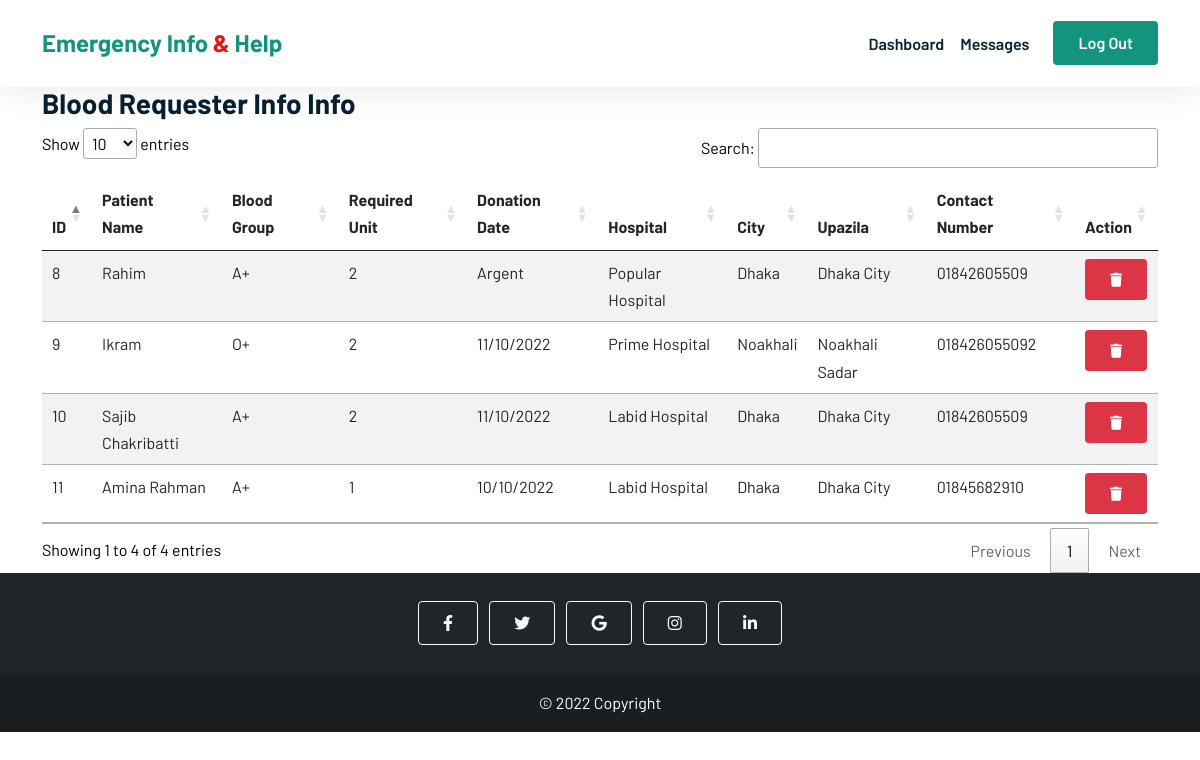
Screenshot of /admin/blood_request_info.php (signed in) with the database file from the repository.
### tables this page shows
CREATE TABLE `blood_donation_request` (
  `id` int(255) NOT NULL,
  `patient_name` varchar(255) NOT NULL,
  `blood_group` varchar(10) NOT NULL,
  `required_unit` varchar(10) NOT NULL,
  `gender` varchar(10) NOT NULL,
  `age` int(10) NOT NULL,
  `date_of_donation` varchar(255) NOT NULL,
  `hospital_name` varchar(255) NOT NULL,
  `hospital_address` varchar(255) NOT NULL,
  `division` varchar(255) NOT NULL,
  `city` varchar(255) NOT NULL,
  `upazila` varchar(255) NOT NULL,
  `contact_person` varchar(255) NOT NULL,
  `contact_number` varchar(255) NOT NULL,
  `patient_history` varchar(255) NOT NULL
);

### admin/blood_request_info.php (the view, shortened to what this page needs)
<?php
include_once './admin_includes/db.php';
$sql = "SELECT * FROM `blood_donation_request`";
$results = $con->query($sql);
?>
<!DOCTYPE html>
<html lang="en">
<head>
    <link href="https://cdn.jsdelivr.net/npm/bootstrap@5.0.2/dist/css/bootstrap.min.css" rel="stylesheet" />
    <link rel="stylesheet" href="https://cdnjs.cloudflare.com/ajax/libs/font-awesome/6.1.1/css/all.min.css" />
    <link rel="stylesheet" href="//cdn.datatables.net/1.12.1/css/jquery.dataTables.min.css">
    <link rel="stylesheet" href="../css/style.css" />
</head>
<body>
<header class="sticky-top">
        <nav class="navbar navbar-expand-lg  bg-white">
            <div class="container">
                <a class="navbar-brand" href="./admin_dashboard.php">Emergency Info <span>&</span> Help</a>
                <div class="collapse navbar-collapse" id="navbarNavDropdown">
                    <ul class="navbar-nav ms-auto">
                    <li class="nav-item">
                            <a class="nav-link" aria-current="page" href="./admin_dashboard.php">Dashboard</a>
                        </li>
                    <li class="nav-list">
                    <a href="messages.php" class="nav-link">Messages</a>
                    </li>
                    </ul>
                    <a href="./logout.php" class="btn btn-brand ms-lg-3">Log Out</a>
                </div>
            </div>
        </nav>
    </header>
    <main>
        <div class="container">
            <h3>Blood Requester Info Info</h3>
            <div>
                <table class="table table-striped" id="blood_req_table">
                    <thead>
                        <tr>
                            <th scope="col">ID</th>
                            <th scope="col">Patient Name</th>
                            <th scope="col">Blood Group</th>
                            <th scope="col">Required Unit</th>
                            <th scope="col">Donation Date</th>
                            <th scope="col">Hospital</th>
                            <th scope="col">City</th>
                            <th scope="col">Upazila</th>
                            <th scope="col">Contact Number</th>
                            <th scope="col">Action</th>
                        </tr>
                    </thead>
                    <tbody>
                        <?php while ($row = $results->fetch_assoc()) : ?>
                            <tr>
                                <td><?php echo $row['id'] ?></td>
                                <td><?php echo $row['patient_name'] ?></td>
                                <td><?php echo $row['blood_group'] ?></td>
                                <td><?php echo $row['required_unit'] ?></td>
                                <td><?php echo $row['date_of_donation'] ?></td>
                                <td><?php echo $row['hospital_name'] ?></td>
                                <td><?php echo $row['city'] ?></td>
                                <td><?php echo $row['upazila'] ?></td>
                                <td><?php echo $row['contact_number'] ?></td>
                                <td>
                                    <button class='delete btn btn-sm btn-danger' id="<?php echo $row['id'] ?>"><i class="delete fa-solid fa-trash" id="<?php echo $row['id'] ?>"></i></button>
                                </td>
                            </tr>
                        <?php endwhile ?>
                    </tbody>
                </table>
            </div>
        </div>
    </main>
    <footer class="bg-dark text-center text-white">
        <div class="container p-4 pb-0">
            <section class="mb-4">
                <a class="btn btn-outline-light btn-floating m-1" href="#!" role="button"><i class="fab fa-facebook-f"></i></a>
                <a class="btn btn-outline-light btn-floating m-1" href="#!" role="button"><i class="fab fa-twitter"></i></a>
                <a class="btn btn-outline-light btn-floating m-1" href="#!" role="button"><i class="fab fa-google"></i></a>
                <a class="btn btn-outline-light btn-floating m-1" href="#!" role="button"><i class="fab fa-instagram"></i></a>
                <a class="btn btn-outline-light btn-floating m-1" href="#!" role="button"><i class="fab fa-linkedin-in"></i></a>
            </section>
        </div>
        <div class="text-center p-3 footer-last">
            © 2022 Copyright
        </div>
    </footer>
</body>
</html>

### css/style.css (style rules this page uses)
* { margin: 0; padding: 0; box-sizing: border-box; list-style: none; }
html, body { font-family: "Barlow", sans-serif; line-height: 1.7; color: black; max-width: 100%; scroll-behavior: smooth; }
h1, h2, h3, h4, h5, h6 { font-weight: 700 !important; color: #092032; }
.navbar-nav .nav-link { color: #092032; text-decoration: none; transition: all 0.4s ease; font-weight: 600; }
a { color: #092032; text-decoration: none; }
.navbar { box-shadow: 0px 6px 30px rgba(0, 0, 0, 0.08); z-index: 1; padding: 1.5% 0; }
.navbar .navbar-brand { font-weight: 700; font-size: 24px; color: #12947f; }
.navbar-brand span { color: #e71414; }
.btn { padding: 9px 24px; font-weight: 600; }
.btn-brand { color: white; background-color: #12947f; }
.footer-last { background-color: rgba(0, 0, 0, 0.2); }
a { color: black; }
.sorting, .sorting_asc, .sorting_desc { background : none; }

### rows the page displays
blood_donation_request: id "8", patient_name "Rahim", blood_group "A+", required_unit "2", date_of_donation "Argent", hospital_name "Popular Hospital", city "Dhaka", upazila "Dhaka City", contact_number "01842605509"
blood_donation_request: id "9", patient_name "Ikram", blood_group "O+", required_unit "2", date_of_donation "11/10/2022", hospital_name "Prime Hospital", city "Noakhali", upazila "Noakhali Sadar", contact_number "018426055092"
blood_donation_request: id "10", patient_name "Sajib Chakribatti", blood_group "A+", required_unit "2", date_of_donation "11/10/2022", hospital_name "Labid Hospital", city "Dhaka", upazila "Dhaka City", contact_number "01842605509"
blood_donation_request: id "11", patient_name "Amina Rahman", blood_group "A+", required_unit "1", date_of_donation "10/10/2022", hospital_name "Labid Hospital", city "Dhaka", upazila "Dhaka City", contact_number "01845682910"
